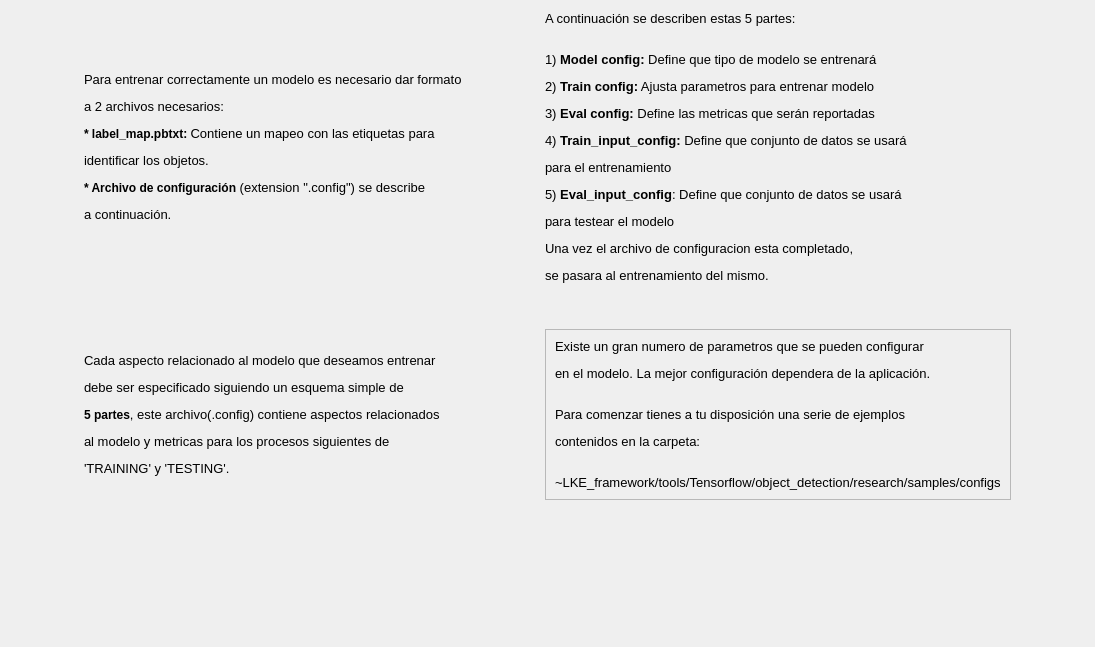
                <widget class="QWidget" name="scrollAreaWidgetContents_2">
                 <property name="geometry">
                  <rect>
                   <x>0</x>
                   <y>0</y>
                   <width>1095</width>
                   <height>647</height>
                  </rect>
                 </property>
                 <layout class="QGridLayout" name="gridLayout_49">
                  <item row="1" column="1">
                   <widget class="QFrame" name="frame_20">
                    <property name="sizePolicy">
                     <sizepolicy hsizetype="Fixed" vsizetype="Fixed">
                      <horstretch>0</horstretch>
                      <verstretch>0</verstretch>
                     </sizepolicy>
                    </property>
                    <property name="frameShape">
                     <enum>QFrame::StyledPanel</enum>
                    </property>
                    <property name="frameShadow">
                     <enum>QFrame::Raised</enum>
                    </property>
                    <layout class="QGridLayout" name="gridLayout_50">
                     <item row="1" column="0">
                      <widget class="QLabel" name="label">
                       <property name="sizePolicy">
                        <sizepolicy hsizetype="Preferred" vsizetype="Fixed">
                         <horstretch>0</horstretch>
                         <verstretch>0</verstretch>
                        </sizepolicy>
                       </property>
                       <property name="text">
                        <string>&lt;html&gt;&lt;head/&gt;&lt;body&gt;&lt;p&gt;&lt;span style=&quot; font-size:10pt;&quot;&gt;Existe un gran numero de parametros que se pueden configurar&lt;/span&gt;&lt;/p&gt;&lt;p&gt;&lt;span style=&quot; font-size:10pt;&quot;&gt;en el modelo. La mejor configuración dependera de la aplicación.&lt;br/&gt;&lt;/span&gt;&lt;/p&gt;&lt;p&gt;&lt;span style=&quot; font-size:10pt;&quot;&gt;Para comenzar tienes a tu disposición una serie de ejemplos&lt;/span&gt;&lt;/p&gt;&lt;p&gt;&lt;span style=&quot; font-size:10pt;&quot;&gt;contenidos en la carpeta:&lt;br/&gt;&lt;/span&gt;&lt;/p&gt;&lt;p&gt;&lt;span style=&quot; font-size:10pt;&quot;&gt;~LKE_framework/tools/Tensorflow/object_detection/research/samples/configs&lt;/span&gt;&lt;/p&gt;&lt;/body&gt;&lt;/html&gt;</string>
                       </property>
                      </widget>
                     </item>
                    </layout>
                   </widget>
                  </item>
                  <item row="0" column="0">
                   <widget class="QLabel" name="label_30">
                    <property name="sizePolicy">
                     <sizepolicy hsizetype="Fixed" vsizetype="Fixed">
                      <horstretch>0</horstretch>
                      <verstretch>0</verstretch>
                     </sizepolicy>
                    </property>
                    <property name="text">
                     <string>&lt;html&gt;&lt;head/&gt;&lt;body&gt;&lt;p&gt;&lt;span style=&quot; font-size:10pt;&quot;&gt;Para entrenar correctamente un modelo es necesario dar formato &lt;/span&gt;&lt;/p&gt;&lt;p&gt;&lt;span style=&quot; font-size:10pt;&quot;&gt;a 2 archivos necesarios:&lt;/span&gt;&lt;/p&gt;&lt;p&gt;&lt;span style=&quot; font-weight:600;&quot;&gt;* label_map.pbtxt: &lt;/span&gt;&lt;span style=&quot; font-size:10pt;&quot;&gt;Contiene un mapeo con las etiquetas para &lt;/span&gt;&lt;/p&gt;&lt;p&gt;&lt;span style=&quot; font-size:10pt;&quot;&gt;identificar los objetos.&lt;/span&gt;&lt;/p&gt;&lt;p&gt;&lt;span style=&quot; font-weight:600;&quot;&gt;* Archivo de configuración&lt;/span&gt;&lt;span style=&quot; font-size:10pt;&quot;&gt; (extension &amp;quot;.config&amp;quot;) se describe &lt;/span&gt;&lt;/p&gt;&lt;p&gt;&lt;span style=&quot; font-size:10pt;&quot;&gt;a continuación.&lt;/span&gt;&lt;/p&gt;&lt;p&gt;&lt;br/&gt;&lt;/p&gt;&lt;/body&gt;&lt;/html&gt;</string>
                    </property>
                   </widget>
                  </item>
                  <item row="0" column="1">
                   <widget class="QLabel" name="label_28">
                    <property name="text">
                     <string>&lt;html&gt;&lt;head/&gt;&lt;body&gt;&lt;p&gt;&lt;span style=&quot; font-size:10pt;&quot;&gt;A continuación se describen estas 5 partes:&lt;br/&gt;&lt;/span&gt;&lt;/p&gt;&lt;p align=&quot;justify&quot;&gt;&lt;span style=&quot; font-size:10pt;&quot;&gt;1) &lt;/span&gt;&lt;span style=&quot; font-size:10pt; font-weight:600;&quot;&gt;Model config:&lt;/span&gt;&lt;span style=&quot; font-size:10pt;&quot;&gt; Define que tipo de modelo se entrenará&lt;/span&gt;&lt;/p&gt;&lt;p align=&quot;justify&quot;&gt;&lt;span style=&quot; font-size:10pt;&quot;&gt;2)&lt;/span&gt;&lt;span style=&quot; font-size:10pt; font-weight:600;&quot;&gt; Train config:&lt;/span&gt;&lt;span style=&quot; font-size:10pt;&quot;&gt; Ajusta parametros para entrenar modelo&lt;/span&gt;&lt;/p&gt;&lt;p align=&quot;justify&quot;&gt;&lt;span style=&quot; font-size:10pt;&quot;&gt;3) &lt;/span&gt;&lt;span style=&quot; font-size:10pt; font-weight:600;&quot;&gt;Eval config: &lt;/span&gt;&lt;span style=&quot; font-size:10pt;&quot;&gt;Define las metricas que serán reportadas&lt;/span&gt;&lt;/p&gt;&lt;p align=&quot;justify&quot;&gt;&lt;span style=&quot; font-size:10pt;&quot;&gt;4) &lt;/span&gt;&lt;span style=&quot; font-size:10pt; font-weight:600;&quot;&gt;Train_input_config: &lt;/span&gt;&lt;span style=&quot; font-size:10pt;&quot;&gt;Define que conjunto de datos se usará &lt;/span&gt;&lt;/p&gt;&lt;p align=&quot;justify&quot;&gt;&lt;span style=&quot; font-size:10pt;&quot;&gt;para el entrenamiento&lt;/span&gt;&lt;/p&gt;&lt;p align=&quot;justify&quot;&gt;&lt;span style=&quot; font-size:10pt;&quot;&gt;5)&lt;/span&gt;&lt;span style=&quot; font-size:10pt; font-weight:600;&quot;&gt; Eval_input_config&lt;/span&gt;&lt;span style=&quot; font-size:10pt;&quot;&gt;: Define que conjunto de datos se usará &lt;/span&gt;&lt;/p&gt;&lt;p align=&quot;justify&quot;&gt;&lt;span style=&quot; font-size:10pt;&quot;&gt;para testear el modelo&lt;/span&gt;&lt;/p&gt;&lt;p align=&quot;justify&quot;&gt;&lt;span style=&quot; font-size:10pt;&quot;&gt;Una vez el archivo de configuracion esta completado, &lt;/span&gt;&lt;/p&gt;&lt;p align=&quot;justify&quot;&gt;&lt;span style=&quot; font-size:10pt;&quot;&gt;se pasara al entrenamiento del mismo.&lt;/span&gt;&lt;/p&gt;&lt;p align=&quot;justify&quot;&gt;&lt;br/&gt;&lt;/p&gt;&lt;/body&gt;&lt;/html&gt;</string>
                    </property>
                   </widget>
                  </item>
                  <item row="1" column="0">
                   <widget class="QLabel" name="label_24">
                    <property name="sizePolicy">
                     <sizepolicy hsizetype="Fixed" vsizetype="MinimumExpanding">
                      <horstretch>0</horstretch>
                      <verstretch>0</verstretch>
                     </sizepolicy>
                    </property>
                    <property name="text">
                     <string>&lt;html&gt;&lt;head/&gt;&lt;body&gt;&lt;p align=&quot;justify&quot;&gt;&lt;span style=&quot; font-size:10pt;&quot;&gt;Cada aspecto relacionado al modelo que deseamos entrenar &lt;/span&gt;&lt;/p&gt;&lt;p align=&quot;justify&quot;&gt;&lt;span style=&quot; font-size:10pt;&quot;&gt;debe ser especificado siguiendo un esquema simple de &lt;/span&gt;&lt;/p&gt;&lt;p align=&quot;justify&quot;&gt;&lt;span style=&quot; font-weight:600;&quot;&gt;5 partes&lt;/span&gt;&lt;span style=&quot; font-size:10pt;&quot;&gt;, este archivo(.config) contiene aspectos relacionados &lt;/span&gt;&lt;/p&gt;&lt;p align=&quot;justify&quot;&gt;&lt;span style=&quot; font-size:10pt;&quot;&gt;al modelo y metricas para los procesos siguientes de&lt;/span&gt;&lt;/p&gt;&lt;p align=&quot;justify&quot;&gt;&lt;span style=&quot; font-size:10pt;&quot;&gt; 'TRAINING' y 'TESTING'.&lt;/span&gt;&lt;/p&gt;&lt;/body&gt;&lt;/html&gt;</string>
                    </property>
                   </widget>
                  </item>
                  <item row="2" column="0">
                   <spacer name="verticalSpacer_40">
                    <property name="orientation">
                     <enum>Qt::Vertical</enum>
                    </property>
                    <property name="sizeHint" stdset="0">
                     <size>
                      <width>20</width>
                      <height>40</height>
                     </size>
                    </property>
                   </spacer>
                  </item>
                 </layout>
                </widget>
